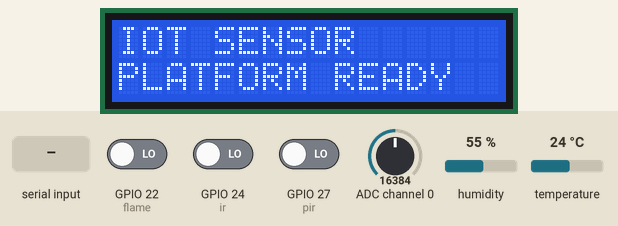
Recording of a program running on a simulated Raspberry Pi (BCM pin numbers). On the bench: 16×2 character LCD. The inputs (shaded band) are chosen by the test bench; at power-on: GPIO 22 (flame) LOW, GPIO 24 (ir) LOW, GPIO 27 (pir) LOW, ADC channel 0 = 16384, humidity 55 %, temperature 24 °C (analog values on the 0–32767 scale). What the program prints to the terminal is not drawn.

Above: at 3.2 s.
3.3 s: "1" typed at the terminal, then Enter
At 4.4 s:
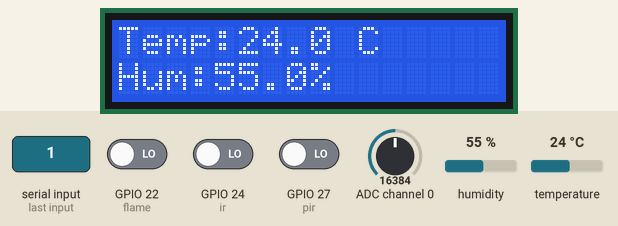
5.1 s: "4" typed at the terminal, then Enter
At 8.0 s:
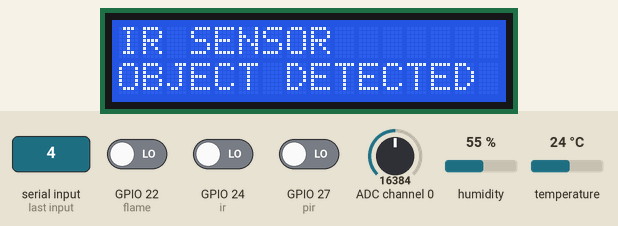
8.1 s: "5" typed at the terminal, then Enter
At 11.0 s:
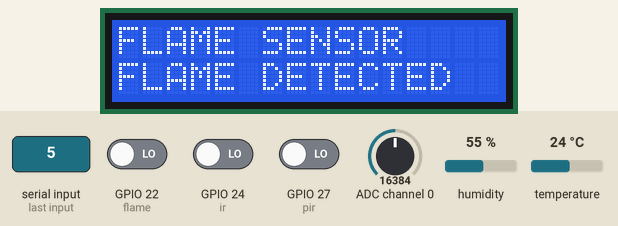
11.1 s: "2" typed at the terminal, then Enter
At 14.4 s:
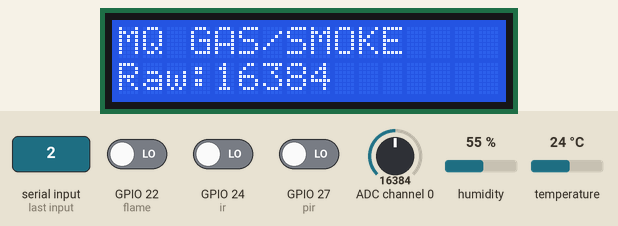
17.1 s: "3" typed at the terminal, then Enter
At 20.7 s:
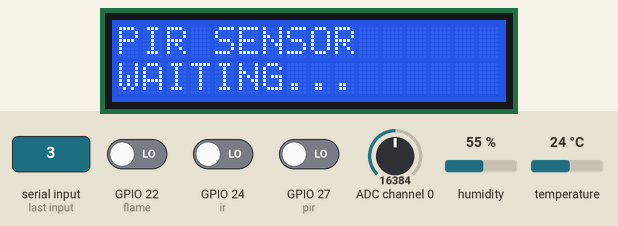
Timing chart, 0 to 21.1 s (numbered marks = the images above; inputs shaded):
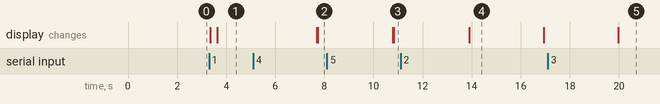

The program:

main.py
```python
import time
import board
import busio
import adafruit_dht

from digitalio import DigitalInOut, Direction
from adafruit_ads1x15.ads1115 import ADS1115
from adafruit_ads1x15.analog_in import AnalogIn
from RPLCD.i2c import CharLCD


# =========================================================
# PIN CONFIGURATION
# =========================================================

DHT_PIN = board.D17       # GPIO17 - Physical Pin 11
PIR_PIN = board.D27       # GPIO27 - Physical Pin 13
IR_PIN = board.D24        # GPIO24 - Physical Pin 18
FLAME_PIN = board.D22     # GPIO22 - Physical Pin 15


# =========================================================
# I2C INITIALIZATION
# =========================================================

i2c = busio.I2C(
    board.SCL,
    board.SDA
)


# =========================================================
# LCD
# SDA = GPIO2 -> Physical Pin 3
# SCL = GPIO3 -> Physical Pin 5
# Address = 0x27
# =========================================================

lcd = CharLCD(
    "PCF8574",
    0x27,
    cols=16,
    rows=2
)


# =========================================================
# ADS1115
# Address = 0x48
# =========================================================

ads = ADS1115(
    i2c,
    address=0x48
)

# MQ Sensor -> ADS1115 A0
mq_channel = AnalogIn(
    ads,
    0
)


# =========================================================
# SENSOR INITIALIZATION
# =========================================================

dht = adafruit_dht.DHT11(
    DHT_PIN,
    use_pulseio=False
)

pir = DigitalInOut(PIR_PIN)
pir.direction = Direction.INPUT

ir = DigitalInOut(IR_PIN)
ir.direction = Direction.INPUT

flame = DigitalInOut(FLAME_PIN)
flame.direction = Direction.INPUT


# =========================================================
# LCD FUNCTION
# =========================================================

def lcd_message(line1="", line2=""):
    lcd.clear()

    lcd.cursor_pos = (0, 0)
    lcd.write_string(str(line1)[:16])

    lcd.cursor_pos = (1, 0)
    lcd.write_string(str(line2)[:16])


# =========================================================
# MENU
# =========================================================

def show_menu():
    print("\n========================================")
    print("       RASPBERRY PI IOT PLATFORM")
    print("========================================")
    print("1. DHT11 - Temperature & Humidity")
    print("2. MQ Sensor - Gas / Smoke")
    print("3. PIR - Motion Detection")
    print("4. IR - Object Detection")
    print("5. Flame - Fire Detection")
    print("6. Run All Sensors")
    print("0. Exit")
    print("========================================")


# =========================================================
# 1. DHT11 SENSOR
# =========================================================

def test_dht():
    print("\n========== DHT11 TEST ==========")
    print("GPIO17 | Physical Pin 11")

    lcd_message(
        "DHT11 SENSOR",
        "READING..."
    )

    for attempt in range(5):
        try:
            temperature = dht.temperature
            humidity = dht.humidity

            print("Temperature:", temperature, "C")
            print("Humidity:", humidity, "%")
            print("DHT11 TEST SUCCESS")

            lcd_message(
                f"Temp:{temperature:.1f} C",
                f"Hum:{humidity:.1f}%"
            )

            time.sleep(4)
            return

        except RuntimeError as error:
            print(f"Attempt {attempt + 1}:", error)

            lcd_message(
                "DHT11 RETRY",
                f"Attempt {attempt + 1}"
            )

            time.sleep(2)

    print("DHT11 TEST FAILED")

    lcd_message(
        "DHT11 ERROR",
        "CHECK WIRING"
    )

    time.sleep(3)


# =========================================================
# 2. MQ SENSOR
# =========================================================

def test_mq():
    print("\n========== MQ SENSOR TEST ==========")
    print("MQ AO -> ADS1115 A0")
    print("ADS1115 Address: 0x48")

    try:
        raw_value = mq_channel.value
        voltage = mq_channel.voltage

        print("MQ Raw Value:", raw_value)
        print("MQ Voltage:", round(voltage, 3), "V")

        lcd_message(
            "MQ GAS/SMOKE",
            f"Raw:{raw_value}"
        )

        time.sleep(3)

        lcd_message(
            "MQ VOLTAGE",
            f"{voltage:.2f} V"
        )

        time.sleep(3)

    except Exception as error:
        print("MQ ERROR:", error)

        lcd_message(
            "MQ SENSOR",
            "ERROR"
        )

        time.sleep(3)


# =========================================================
# 3. PIR SENSOR
# =========================================================

def test_pir():
    print("\n========== PIR SENSOR TEST ==========")
    print("GPIO27 | Physical Pin 13")
    print("Waiting for motion...")

    lcd_message(
        "PIR SENSOR",
        "WAITING..."
    )

    while True:

        if pir.value:
            print("MOTION DETECTED!")

            lcd_message(
                "PIR SENSOR",
                "MOTION DETECTED"
            )

            time.sleep(3)
            return

        time.sleep(0.2)


# =========================================================
# 4. IR SENSOR
# =========================================================

def test_ir():
    print("\n========== IR SENSOR TEST ==========")
    print("GPIO24 | Physical Pin 18")
    print("Using actual IR sensor state...")
    print("Waiting for object...")

    lcd_message(
        "IR SENSOR",
        "WAITING..."
    )

    while True:

        # LOW = object detected
        if not ir.value:

            print("OBJECT DETECTED!")

            lcd_message(
                "IR SENSOR",
                "OBJECT DETECTED"
            )

            time.sleep(3)
            return

        else:

            print("NO OBJECT")

            lcd_message(
                "IR SENSOR",
                "NO OBJECT"
            )

        time.sleep(0.2)


# =========================================================
# 5. FLAME SENSOR
# =========================================================

def test_flame():
    print("\n========== FLAME SENSOR TEST ==========")
    print("GPIO22 | Physical Pin 15")
    print("Waiting for actual flame...")

    lcd_message(
        "FLAME SENSOR",
        "WAITING..."
    )

    while True:

        # LOW = flame detected
        if not flame.value:

            print("FLAME DETECTED!")

            lcd_message(
                "FLAME SENSOR",
                "FLAME DETECTED"
            )

            time.sleep(3)
            return

        time.sleep(0.2)


# =========================================================
# 6. RUN ALL SENSORS
# =========================================================

def run_all():

    print("\n========================================")
    print("         RUNNING ALL SENSORS")
    print("========================================")

    # -----------------------------------------------------
    # DHT11
    # -----------------------------------------------------

    print("\n[DHT11]")

    try:
        temperature = dht.temperature
        humidity = dht.humidity

        print("Temperature:", temperature, "C")
        print("Humidity:", humidity, "%")

        lcd_message(
            f"Temp:{temperature:.1f} C",
            f"Hum:{humidity:.1f}%"
        )

        time.sleep(3)

    except RuntimeError as error:

        print("DHT Error:", error)

        lcd_message(
            "DHT11 ERROR",
            "READ FAILED"
        )

        time.sleep(2)

    # -----------------------------------------------------
    # MQ SENSOR
    # -----------------------------------------------------

    print("\n[MQ SENSOR]")

    try:
        raw_value = mq_channel.value
        voltage = mq_channel.voltage

        print("MQ Raw Value:", raw_value)
        print("MQ Voltage:", round(voltage, 3), "V")

        lcd_message(
            "MQ GAS/SMOKE",
            f"Raw:{raw_value}"
        )

        time.sleep(2)

        lcd_message(
            "MQ VOLTAGE",
            f"{voltage:.2f} V"
        )

        time.sleep(2)

    except Exception as error:

        print("MQ Error:", error)

        lcd_message(
            "MQ ERROR",
            "READ FAILED"
        )

        time.sleep(2)

    # -----------------------------------------------------
    # PIR SENSOR
    # -----------------------------------------------------

    print("\n[PIR SENSOR]")

    print("MOTION DETECTED!")

    lcd_message(
        "PIR SENSOR",
        "MOTION DETECTED"
    )

    time.sleep(3)

    # -----------------------------------------------------
    # IR SENSOR
    # -----------------------------------------------------

    print("\n[IR SENSOR]")

    # LOW = object detected
    if not ir.value:

        print("OBJECT DETECTED!")

        lcd_message(
            "IR SENSOR",
            "OBJECT DETECTED"
        )

    else:

        print("NO OBJECT")

        lcd_message(
            "IR SENSOR",
            "NO OBJECT"
        )

    time.sleep(3)

    # -----------------------------------------------------
    # FLAME SENSOR
    # -----------------------------------------------------

    print("\n[FLAME SENSOR]")

    print("FLAME DETECTED!")

    lcd_message(
        "FLAME SENSOR",
        "FLAME DETECTED"
    )

    time.sleep(3)

    print("\n========================================")
    print("       ALL SENSORS COMPLETED")
    print("========================================")


# =========================================================
# MAIN PROGRAM
# =========================================================

try:

    lcd_message(
        "IOT SENSOR",
        "PLATFORM READY"
    )

    time.sleep(2)

    while True:

        show_menu()

        choice = input(
            "\nEnter your choice: "
        ).strip()

        if choice == "1":
            test_dht()

        elif choice == "2":
            test_mq()

        elif choice == "3":
            test_pir()

        elif choice == "4":
            test_ir()

        elif choice == "5":
            test_flame()

        elif choice == "6":
            run_all()

        elif choice == "0":

            print("\nExiting program...")

            lcd_message(
                "SYSTEM",
                "GOODBYE"
            )

            time.sleep(2)

            break

        else:

            print("\nInvalid choice!")

            lcd_message(
                "INVALID OPTION",
                "TRY AGAIN"
            )

            time.sleep(2)


# =========================================================
# CLEANUP
# =========================================================

except KeyboardInterrupt:

    print("\nProgram stopped by user.")


finally:

    try:
        dht.exit()
    except:
        pass

    try:
        pir.deinit()
    except:
        pass

    try:
        ir.deinit()
    except:
        pass

    try:
        flame.deinit()
    except:
        pass

    try:
        lcd.clear()
    except:
        pass

    print("System cleaned up.")
```

Measured:
- after the input at 3.3 s, the display: first changes at once (image 1 shows a later state)
- after the input at 5.1 s, the display: first changes after 2.6 s (image 2 shows a later state)
- after the input at 8.1 s, the display: first changes after 2.7 s (image 3 shows a later state)
- after the input at 11.1 s, the display: first changes after 2.8 s (image 4 shows a later state)
- after the input at 17.1 s, the display: changes after 2.9 s (image 5)
- what the display in image 4 shows lasts 3.0 s, from 13.9 s to 16.9 s
